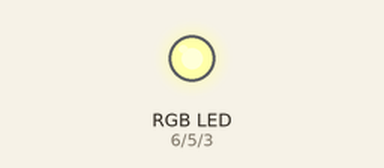
The sketch below on a simulated Arduino Uno, built with avr-gcc and run on an emulated ATmega328P. Shown: an RGB LED mixed from three pins (HIGH = lit).

Above: at 0.1 s.
Timing chart, 0 to 1.6 s (numbered marks = the images above):
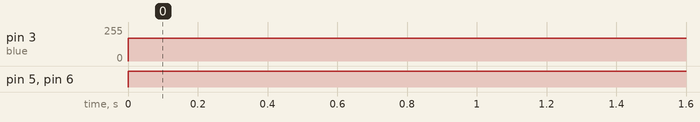

The sketch:

rgb_led_controller.ino
```cpp
const int blue = 3;
const int green = 5;
const int red = 6;

void setup() {
  pinMode(blue, OUTPUT);
  pinMode(green, OUTPUT);
  pinMode(red, OUTPUT);
}

void loop() {
  analogWrite(blue, 169);
  analogWrite(green, 255);
  analogWrite(red, 255);
}
```

Measured:
- by itself, pin 3 (blue): 0/255 → 169/255 at 0.00 s
- by itself, pin 5 (green), pin 6 (red): LOW → HIGH at 0.00 s
